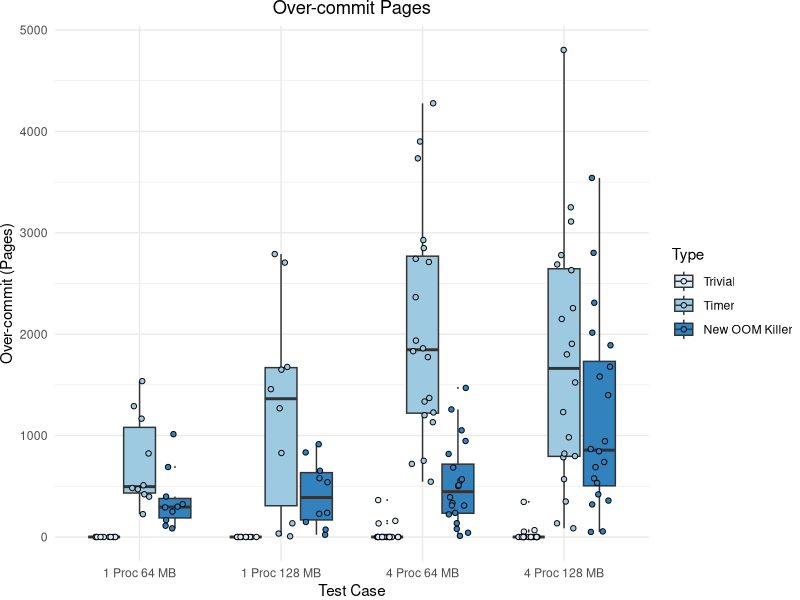
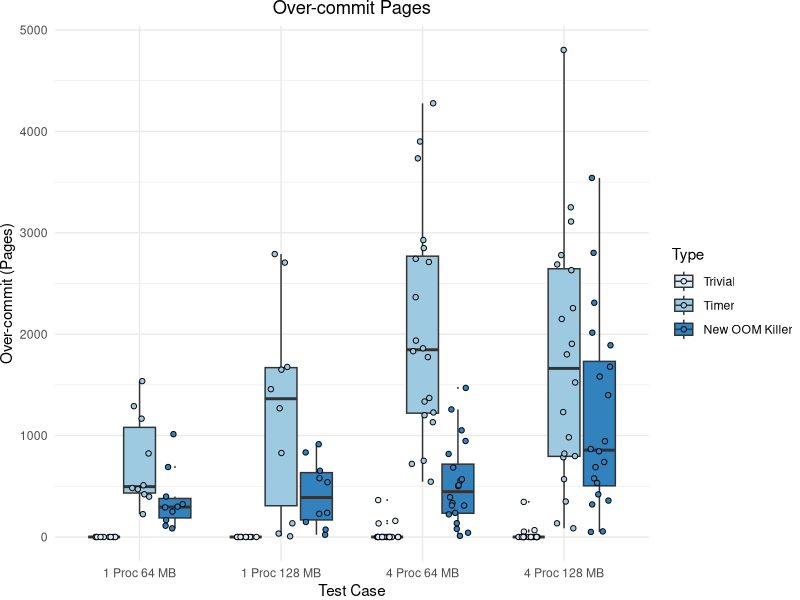

Write the R code that produced these figures, in order.
## ---- chunk 1
knitr::opts_chunk$set(echo = TRUE)
## ---- chunk 2
library(ggplot2)
## ---- chunk 3
data = read.csv("result_overcommit.csv")
data$Type = factor(data$Type, levels=c("Trivial", "Timer", "New OOM Killer"))
data$Case = factor(data$Case, levels=c("1 Proc 64 MB", "1 Proc 128 MB", "4 Proc 64 MB", "4 Proc 128 MB"))
data$Overcommit = data$RSS - data$Limit - 1
data
## ---- chunk 4
position_parameter = position_jitterdodge(
    jitter.width = NULL,
    jitter.height = 0,
    dodge.width = 0.75,
    seed = NA
  )

ggplot(data, aes(x=Case, y=Overcommit, fill=Type)) + 
  geom_boxplot(outlier.size = 0) +
  geom_point(pch = 21, position = position_jitterdodge()) +
  ggtitle("Over-commit Pages") +
  labs(y = "Over-commit (Pages)", x = "Test Case") +
  theme_minimal() +
  theme(plot.margin = unit(c(0,0,0,0), "cm")) +
  theme(plot.title = element_text(hjust = 0.5)) +
  scale_fill_brewer(palette="Blues")
ggsave('overcommit-proc-1.pdf', width=8, height=6)
